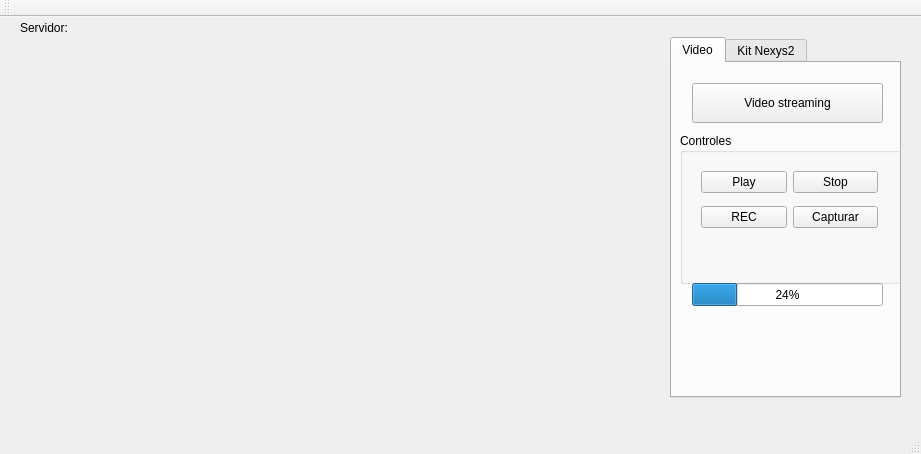
<?xml version="1.0" encoding="UTF-8"?>
<ui version="4.0">
 <class>RaspCamMW</class>
 <widget class="QMainWindow" name="RaspCamMW">
  <property name="windowModality">
   <enum>Qt::ApplicationModal</enum>
  </property>
  <property name="geometry">
   <rect>
    <x>0</x>
    <y>0</y>
    <width>921</width>
    <height>454</height>
   </rect>
  </property>
  <property name="windowTitle">
   <string>Programacion Remota Kit Nexys 2 Digilent</string>
  </property>
  <widget class="QWidget" name="centralWidget">
   <widget class="QWidget" name="videow" native="true">
    <property name="geometry">
     <rect>
      <x>10</x>
      <y>20</y>
      <width>640</width>
      <height>360</height>
     </rect>
    </property>
   </widget>
   <widget class="QLabel" name="lbl_address">
    <property name="geometry">
     <rect>
      <x>20</x>
      <y>0</y>
      <width>301</width>
      <height>21</height>
     </rect>
    </property>
    <property name="text">
     <string>Servidor:</string>
    </property>
   </widget>
   <widget class="QTabWidget" name="tabWidget">
    <property name="geometry">
     <rect>
      <x>670</x>
      <y>20</y>
      <width>231</width>
      <height>361</height>
     </rect>
    </property>
    <property name="currentIndex">
     <number>0</number>
    </property>
    <widget class="QWidget" name="tab">
     <attribute name="title">
      <string>Video</string>
     </attribute>
     <widget class="QGroupBox" name="gp_Controls">
      <property name="geometry">
       <rect>
        <x>8</x>
        <y>70</y>
        <width>220</width>
        <height>151</height>
       </rect>
      </property>
      <property name="title">
       <string>Controles</string>
      </property>
      <widget class="QWidget" name="layoutWidget">
       <property name="geometry">
        <rect>
         <x>10</x>
         <y>20</y>
         <width>199</width>
         <height>95</height>
        </rect>
       </property>
       <layout class="QGridLayout" name="gridLayout_2">
        <item row="1" column="1">
         <widget class="QPushButton" name="btnSnap">
          <property name="text">
           <string>Capturar</string>
          </property>
          <property name="icon">
           <iconset>
            <normaloff>pics/snapshot.png</normaloff>pics/snapshot.png</iconset>
          </property>
         </widget>
        </item>
        <item row="0" column="1">
         <widget class="QPushButton" name="btnStop">
          <property name="text">
           <string>Stop</string>
          </property>
          <property name="icon">
           <iconset>
            <normaloff>pics/stop.png</normaloff>pics/stop.png</iconset>
          </property>
         </widget>
        </item>
        <item row="1" column="0">
         <widget class="QPushButton" name="btnRecord">
          <property name="text">
           <string>REC</string>
          </property>
          <property name="icon">
           <iconset>
            <normaloff>pics/record.png</normaloff>pics/record.png</iconset>
          </property>
         </widget>
        </item>
        <item row="0" column="0">
         <widget class="QPushButton" name="btnStart">
          <property name="text">
           <string>Play</string>
          </property>
          <property name="icon">
           <iconset>
            <normaloff>pics/play.png</normaloff>
            <normalon>pics/play.png</normalon>
            <disabledoff>pics/play.png</disabledoff>
            <disabledon>pics/play.png</disabledon>
            <activeoff>pics/play.png</activeoff>
            <activeon>pics/play.png</activeon>
            <selectedoff>pics/play.png</selectedoff>
            <selectedon>pics/play.png</selectedon>pics/play.png</iconset>
          </property>
         </widget>
        </item>
       </layout>
      </widget>
     </widget>
     <widget class="QPushButton" name="btnScan">
      <property name="geometry">
       <rect>
        <x>20</x>
        <y>20</y>
        <width>191</width>
        <height>40</height>
       </rect>
      </property>
      <property name="text">
       <string>Video streaming</string>
      </property>
     </widget>
     <widget class="QLabel" name="lblprocess">
      <property name="geometry">
       <rect>
        <x>20</x>
        <y>300</y>
        <width>191</width>
        <height>17</height>
       </rect>
      </property>
      <property name="text">
       <string/>
      </property>
     </widget>
     <widget class="QProgressBar" name="progressBar">
      <property name="geometry">
       <rect>
        <x>20</x>
        <y>220</y>
        <width>191</width>
        <height>23</height>
       </rect>
      </property>
      <property name="value">
       <number>24</number>
      </property>
     </widget>
    </widget>
    <widget class="QWidget" name="tab_2">
     <attribute name="title">
      <string>Kit Nexys2</string>
     </attribute>
     <widget class="QPushButton" name="btnConect">
      <property name="geometry">
       <rect>
        <x>20</x>
        <y>50</y>
        <width>100</width>
        <height>30</height>
       </rect>
      </property>
      <property name="text">
       <string>Conectar</string>
      </property>
     </widget>
     <widget class="QPushButton" name="btnProgram">
      <property name="geometry">
       <rect>
        <x>20</x>
        <y>90</y>
        <width>190</width>
        <height>50</height>
       </rect>
      </property>
      <property name="text">
       <string>Programar</string>
      </property>
     </widget>
     <widget class="QPushButton" name="btnBitFile">
      <property name="geometry">
       <rect>
        <x>130</x>
        <y>50</y>
        <width>80</width>
        <height>30</height>
       </rect>
      </property>
      <property name="text">
       <string>.bit</string>
      </property>
     </widget>
    </widget>
   </widget>
  </widget>
  <widget class="QMenuBar" name="menuBar">
   <property name="geometry">
    <rect>
     <x>0</x>
     <y>0</y>
     <width>921</width>
     <height>25</height>
    </rect>
   </property>
  </widget>
  <widget class="QToolBar" name="mainToolBar">
   <attribute name="toolBarArea">
    <enum>TopToolBarArea</enum>
   </attribute>
   <attribute name="toolBarBreak">
    <bool>false</bool>
   </attribute>
  </widget>
  <widget class="QStatusBar" name="statusBar"/>
 </widget>
 <layoutdefault spacing="6" margin="11"/>
 <resources/>
 <connections/>
</ui>
